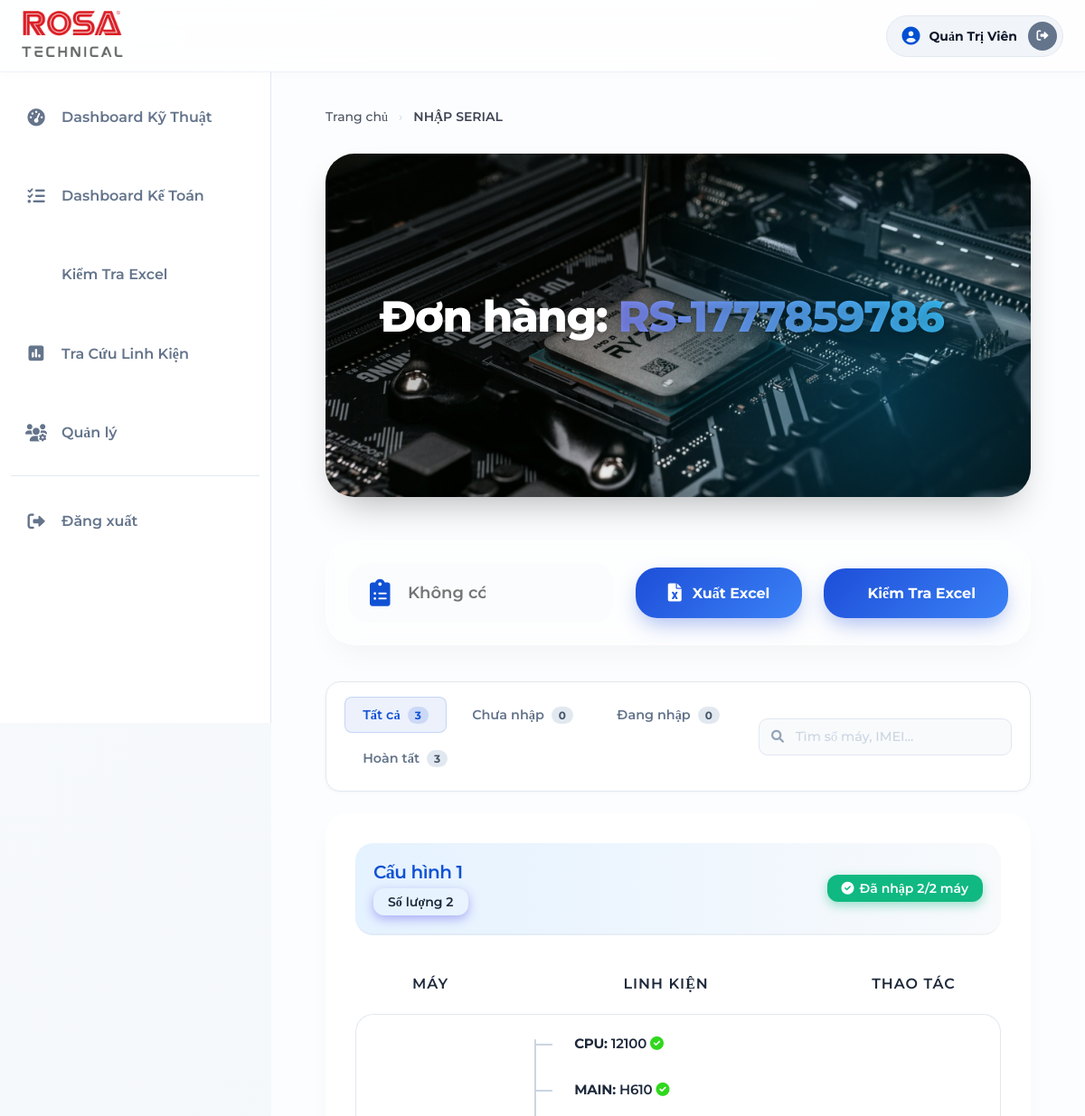
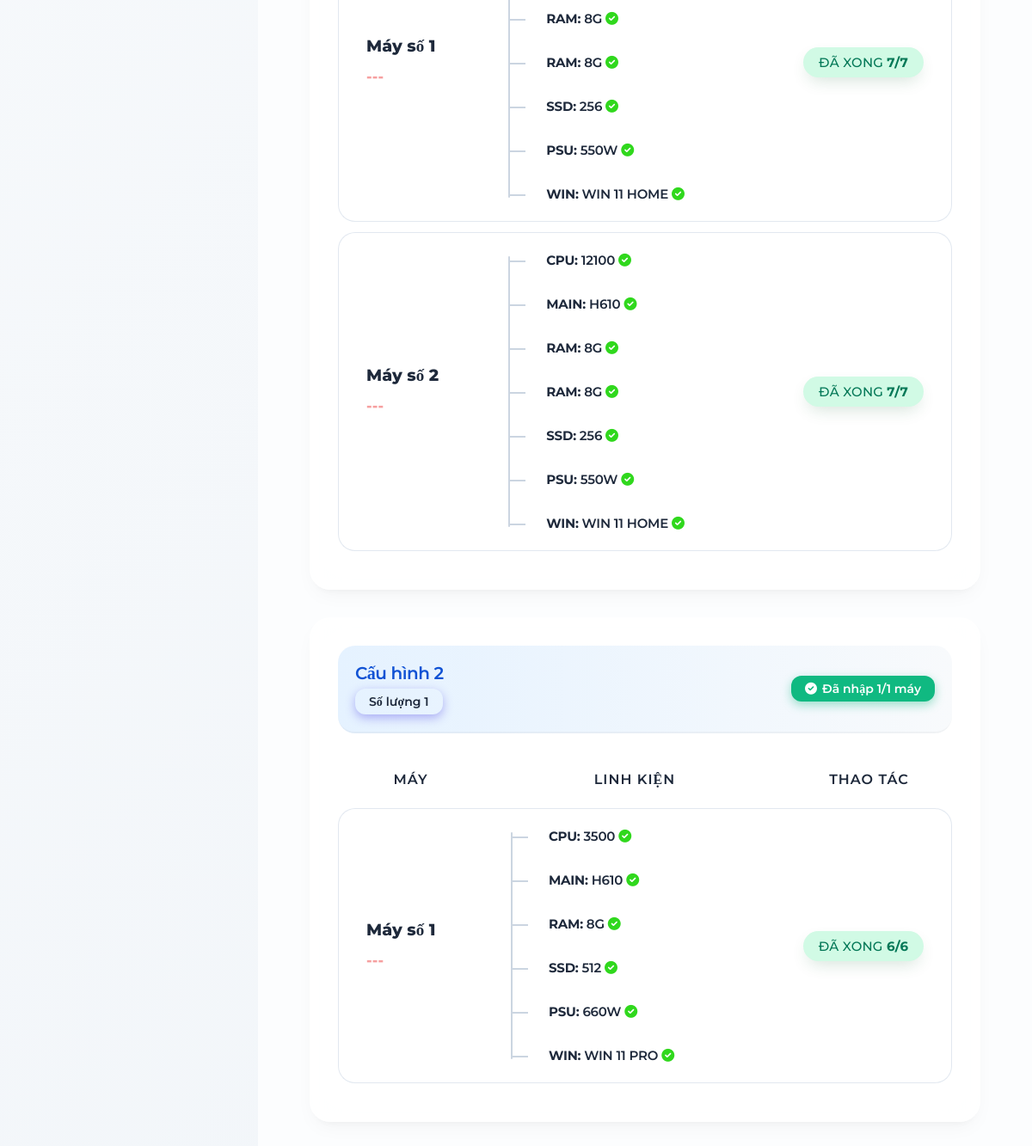
Page /kho-hang.php?id=77 (signed in) on the committed database (2 pictures, top to bottom).
### tables this page shows
CREATE TABLE `donhang` (
  `id_donhang` int(11) NOT NULL,
  `ma_don_hang` varchar(50) NOT NULL,
  `ten_khach_hang` varchar(255) DEFAULT NULL,
  `ghi_chu` text DEFAULT NULL,
  `so_luong_may` int(11) DEFAULT 1,
  `user_id` int(11) DEFAULT NULL,
  `ngay_tao` timestamp NULL DEFAULT current_timestamp()
);

CREATE TABLE `chitiet_donhang` (
  `id_ct` int(11) NOT NULL,
  `id_donhang` int(11) DEFAULT NULL,
  `ten_donhang` varchar(255) DEFAULT NULL,
  `ten_cauhinh` varchar(255) DEFAULT NULL,
  `ten_linhkien` varchar(255) DEFAULT NULL,
  `loai_linhkien` varchar(100) DEFAULT NULL,
  `linhkien_chon` varchar(255) DEFAULT NULL,
  `so_serial` varchar(255) DEFAULT NULL,
  `so_may` int(11) DEFAULT NULL,
  `user_id` int(11) DEFAULT NULL,
  `user_id_save` int(11) DEFAULT NULL
);

### kho-hang.php (the view, shortened to what this page needs)
<?php
require "config.php";
require "thanh-dieu-huong.php";
$order_id = isset($_GET['id']) ? (int) $_GET['id'] : 1;
$order = null;
$grouped_configs = [];
if ($pdo) {
   try {
      $stmt = $pdo->prepare("SELECT * FROM donhang WHERE id_donhang = ?");
      $stmt->execute([$order_id]);
      $order = $stmt->fetch(PDO::FETCH_ASSOC);
      if ($order) {
         $stmt = $pdo->prepare("SELECT * FROM chitiet_donhang WHERE id_donhang = ? ORDER BY id_ct ASC");
         $stmt->execute([$order_id]);
         $all_rows = $stmt->fetchAll(PDO::FETCH_ASSOC);
         $config_qtys = [];
         $temp_all_configs = [];
         $config_display_names = [];
         foreach ($all_rows as $row) {
            $trimmed = rtrim($row['ten_cauhinh'], ' ');
            $spaces = strlen($row['ten_cauhinh']) - strlen($trimmed);
            $parts = array_map('trim', explode(',', $trimmed));
            $owner_original = $parts[$spaces] ?? $parts[0];
            $owner = mb_strtolower($owner_original, 'UTF-8');
            $temp_all_configs[$owner][] = $row;
            if (!isset($config_display_names[$owner])) {
               $config_display_names[$owner] = $owner_original;
            }
         }
         foreach ($temp_all_configs as $k => $items) {
            $preferred = ['cpu', 'main', 'mainboard', 'vga', 'ssd', 'psu', 'fan','case', 'win'];
            $type_counts = array_count_values(array_map('mb_strtolower', array_column($items, 'loai_linhkien')));
            $qty = 0;
            foreach ($preferred as $t) {
               if (!empty($type_counts[$t])) {
                  $qty = (int) $type_counts[$t];
                  break;
               }
            }
            $config_qtys[$k] = $qty > 0 ? $qty : 1;
         }
         $global_type_groups = [];
         foreach ($all_rows as $item) {
            $config_normalized = array_map(function ($p) {
               return mb_strtolower(trim($p), 'UTF-8');
            }, explode(',', $item['ten_cauhinh']));
            $type_key = mb_strtolower(trim($item['loai_linhkien']), 'UTF-8') . '|' . mb_strtolower(trim((string) $item['ten_linhkien']), 'UTF-8') . '|' . implode(',', $config_normalized);
            $global_type_groups[$type_key][] = $item;
         }
         foreach ($global_type_groups as $type_key => $sublist) {
            $pool_configs = array_map(function ($p) {
               return mb_strtolower(trim($p), 'UTF-8');
            }, explode(',', $sublist[0]['ten_cauhinh']));
            $pool_configs = array_values(array_unique(array_map('trim', $pool_configs)));
            $total_m_sharing = 0;
            foreach ($pool_configs as $pc) {
               $total_m_sharing += ($config_qtys[$pc] ?? 0);
            }
            if ($total_m_sharing > 0) {
               $already_assigned = [];
               $free_pool = [];
               foreach ($sublist as $it) {
                  $c_chon = mb_strtolower(trim($it['linhkien_chon'] ?? ''), 'UTF-8');
                  $m_chon = (int) ($it['so_may'] ?? 0);
                  if (!empty($it['so_serial']) && $c_chon !== '' && $m_chon > 0) {
                     $already_assigned[$c_chon][$m_chon][] = $it;
                  } else {
                     $free_pool[] = $it;
                  }
               }
               foreach ($pool_configs as $pc) {
                  $pc_qty = $config_qtys[$pc] ?? 0;
                  if (!isset($grouped_configs[$pc])) {
                     $grouped_configs[$pc] = ['display_name' => $config_display_names[$pc] ?? $pc, 'machines' => []];
                  }
                  for ($m = 1; $m <= $pc_qty; $m++) {
                     $mine = $already_assigned[$pc][$m] ?? [];
                     foreach ($mine as $it) {
                        $grouped_configs[$pc]['machines'][$m][] = $it;
                     }
                  }
               }
            }
         }
      }
   } catch (PDOException $e) {
   }
}
?>
<link rel="stylesheet" href="./css/kho-hang.css">
<main class="main-content-order">
    <nav class="breadcrumb-nav">
        <a href="dashboard-ky-thuat.php">Trang chủ</a>
        <span class="bc-sep">›</span>
        <span class="bc-active">NHẬP SERIAL</span>
    </nav>
    <?php if ($order): ?>
    <div class="order-banner">
        <div class="banner-content">
            <h1 class="banner-title">Đơn hàng: <span><?php echo htmlspecialchars($order['ma_don_hang']); ?></span></h1>
        </div>
    </div>
    <div class="order-controls">
        <div class="note-input-wrapper">
            <div class="input-with-icon">
                <i class="fa-solid fa-clipboard-list"></i>
                <input id="note" type="text" placeholder="Không có ghi chú...."
                    value="<?php echo htmlspecialchars($order['ghi_chu'] ?? ''); ?>" readonly>
            </div>
        </div>
        <form id="exportFormOrder" method="post" action="xuat-file.php" class="export-form">
            <button type="button" class="btn-export-premium"
                onclick="exportWithFilePicker(document.getElementById('exportFormOrder'), this, 'xuat-file.php')">
                <div class="btn-content">
                    <i class="fa-solid fa-file-excel"></i>
                    <span>Xuất Excel</span>
                </div>
            </button>
        </form>
        <a href="import-excel.php?id=<?php echo $order_id; ?>" class="btn-export-premium" style="text-decoration:none;">
            <div class="btn-content">
                <span>Kiểm Tra Excel</span>
            </div>
        </a>
    </div>
    <div class="filter-controls">
        <div class="status-tabs">
            <div class="tab active" data-tab="all">Tất cả <span class="tab-count" id="count-all">0</span></div>
            <div class="tab" data-tab="empty">Chưa nhập <span class="tab-count" id="count-empty">0</span></div>
            <div class="tab" data-tab="partial">Đang nhập <span class="tab-count" id="count-partial">0</span></div>
            <div class="tab" data-tab="done">Hoàn tất <span class="tab-count" id="count-done">0</span></div>
        </div>
        <div class="search-input-wrap">
            <input type="text" id="machineSearch" placeholder="Tìm số máy, IMEI...">
        </div>
    </div>
    <div class="config-section">
        <?php foreach ($grouped_configs as $l_key => $data):
            $qty = $config_qtys[$l_key] ?? 1;
            $dName = $data['display_name'] ?? $l_key;
         ?>
        <div class="config-card">
            <div class="config-card-header">
                <div class="config-header-left">
                    <span class="config-label"><?php echo htmlspecialchars($dName); ?></span>
                    <span class="config-qty">Số lượng <?php echo $qty; ?></span>
                </div>
                <?php
                  $machines_finished = 0;
                  for ($m_check = 1; $m_check <= $qty; $m_check++) {
                     $m_is_finished = true;
                     if ($m_is_finished)
                        $machines_finished++;
                  }
                  ?>
                <div class="config-header-right">
                    <?php if ($machines_finished === $qty && $qty > 0): ?>
                    <span class="config-qty"
                        style="background:#10B981; color:#fff; box-shadow: 0 4px 12px rgba(16,185,129,0.4);">
                        <i class="fa-solid fa-circle-check"></i> Đã nhập
                        <?php echo $machines_finished; ?>/<?php echo $qty; ?>
                        máy
                    </span>
                    <?php endif; ?>
                </div>
            </div>
            <table class="config-table">
                <thead>
                    <tr>
                        <th>Máy</th>
                        <th>Linh kiện</th>
                        <th class="th-action">Thao tác</th>
                    </tr>
                </thead>
                <tbody>
                    <?php for ($i = 1; $i <= $qty; $i++):
                        $m_items = $data['machines'][$i] ?? [];
                        usort($m_items, function ($a, $b) {
                           $o = ['cpu' => 1, 'main' => 2, 'ram' => 3, 'ssd' => 4, 'vga' => 5, 'psu' => 6, 'fan' => 7];
                           $pA = $o[strtolower(trim($a['loai_linhkien']))] ?? 99;
                           $pB = $o[strtolower(trim($b['loai_linhkien']))] ?? 99;
                           return ($pA !== $pB) ? ($pA <=> $pB) : ($a['id_ct'] <=> $b['id_ct']);
                        });
                        $filled = 0;
                        $total = 0;
                        foreach ($m_items as $mi) {
                           $total++;
                           $has_s = !empty(trim((string) ($mi['so_serial'] ?? '')));
                           $is_v = !empty($mi['user_id_save']);
                           $assigned_cfg = mb_strtolower(trim($mi['linhkien_chon'] ?? ''), 'UTF-8');
                           if ($has_s && $is_v && (string) $assigned_cfg == (string) $l_key && (int) $mi['so_may'] == (int) $i)
                              $filled++;
                        }
                        $imei_values = [];
                        $imei_values = array_values(array_unique($imei_values));
                        $imei_display = implode(' / ', $imei_values);
                     ?>
                    <tr data-filled="<?php echo $filled; ?>" data-total="<?php echo $total; ?>"
                        data-machine-num="<?php echo $i; ?>"
                        data-imei="<?php echo htmlspecialchars(strtolower($imei_display)); ?>"
                        data-config="<?php echo htmlspecialchars(strtolower($l_key)); ?>">
                        <td class="td-may">
                            <div class="machine-info-col">
                                <div class="machine-title">Máy số <?php echo $i; ?></div>
                                <div
                                    class="machine-imei-box <?php echo $imei_display !== '' ? 'has-imei' : 'no-imei'; ?>">
                                    <span
                                        class="imei-value"><?php echo $imei_display !== '' ? htmlspecialchars($imei_display) : '---'; ?></span>
                                </div>
                            </div>
                        </td>
                        <td class="td-linhkien">
                            <div class="component-list">
                                <?php foreach ($m_items as $mi):
                                    $has_s = !empty(trim((string) ($mi['so_serial'] ?? '')));
                                    $is_v = !empty($mi['user_id_save']);
                                    $assigned_cfg = mb_strtolower(trim($mi['linhkien_chon'] ?? ''), 'UTF-8');
                                    $is_assigned = ($has_s && $is_v && (string) $assigned_cfg == (string) $l_key && (int) $mi['so_may'] == (int) $i);
                                 ?>
                                <div class="component-item">
                                    <strong><?php echo strtoupper($mi['loai_linhkien']); ?>:</strong>
                                    <?php echo htmlspecialchars($mi['ten_linhkien']); ?>
                                    <?php if ($is_assigned): ?> <i class="fa-solid fa-circle-check"
                                        style="color:#30d81d;"></i>
                                    <?php endif; ?>
                                </div>
                                <?php endforeach; ?>
                            </div>
                        </td>
                        <td class="td-action">
                            <a href="javascript:void(0)"
                                onclick="checkAndEnterMachine(<?php echo $order_id; ?>, '<?php echo addslashes($dName); ?>', <?php echo $i; ?>)"
                                class="btn-nhap-serial-link <?php echo ($total > 0 && $filled === $total) ? 'finished' : ''; ?>">
                                <span><?php echo ($total > 0 && $filled === $total) ? 'ĐÃ XONG' : 'NHẬP SERIAL'; ?>
                                    <b><?php echo $filled . '/' . $total; ?></b></span>
                            </a>
                        </td>
                    </tr>
                    <?php endfor; ?>
                </tbody>
            </table>
        </div>
        <?php endforeach; ?>
    </div>
    <?php endif; ?>
</main>

### rows in the picture
donhang: ma_don_hang "RS-1777859786"
chitiet_donhang: loai_linhkien "CPU", ten_linhkien "12100"
chitiet_donhang: loai_linhkien "MAIN", ten_linhkien "H610"
chitiet_donhang: loai_linhkien "RAM", ten_linhkien "8G"
chitiet_donhang: loai_linhkien "RAM", ten_linhkien "8G"
chitiet_donhang: loai_linhkien "SSD", ten_linhkien "256"
chitiet_donhang: loai_linhkien "PSU", ten_linhkien "550W"
chitiet_donhang: loai_linhkien "WIN", ten_linhkien "WIN 11 HOME"
chitiet_donhang: loai_linhkien "CPU", ten_linhkien "12100"
chitiet_donhang: loai_linhkien "MAIN", ten_linhkien "H610"
chitiet_donhang: loai_linhkien "RAM", ten_linhkien "8G"
chitiet_donhang: loai_linhkien "RAM", ten_linhkien "8G"
chitiet_donhang: loai_linhkien "SSD", ten_linhkien "256"
chitiet_donhang: loai_linhkien "PSU", ten_linhkien "550W"
chitiet_donhang: loai_linhkien "WIN", ten_linhkien "WIN 11 HOME"
chitiet_donhang: loai_linhkien "CPU", ten_linhkien "3500"
chitiet_donhang: loai_linhkien "MAIN", ten_linhkien "H610"
chitiet_donhang: loai_linhkien "RAM", ten_linhkien "8G"
chitiet_donhang: loai_linhkien "SSD", ten_linhkien "512"
chitiet_donhang: loai_linhkien "PSU", ten_linhkien "660W"
chitiet_donhang: loai_linhkien "WIN", ten_linhkien "WIN 11 PRO"

### other values in the picture
$fullname "Quản Trị Viên"
$dName "Cấu hình 1"
$qty "2"
$machines_finished "2"
$filled "7"
$total "7"
$dName "Cấu hình 2"
$qty "1"
$machines_finished "1"
$filled "6"
$total "6"
